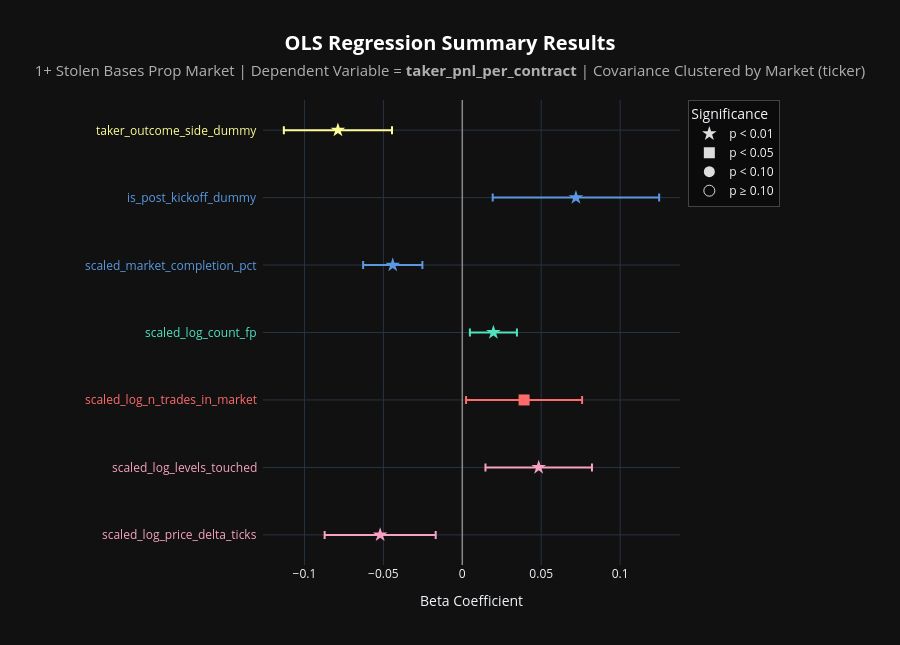

This figure's notebook cell:
### Code cell
# Regression Analysis: Taker PnL
# Note, hover for regression details

graph_regression(
    df           = stolen_bases_df,
    graph_title  = "1+ Stolen Bases",
    side         = 'taker',
    n_req_trades = 500,
    show_const   = False
)

### Figure 1 — Plotly figure (JSON) as saved in the notebook; plotly's stock layout.template omitted (floating-point values rounded to 4 significant figures)
{"data": [{"customdata": [[0.003722, 0.01794, -2.901, 6.243e-06, 0.0115, -4.525, 1.56, -0.08721, -0.01684]], "error_x": {"array": [0.03518], "color": "#F7A2C0", "type": "data", "visible": true}, "hovertemplate": "<b>Independent Variable:</b> %{y}<br><b>Beta:</b> %{x:.4f}<br><b>95% CI:</b> [%{customdata[7]:.4f}, %{customdata[8]:.4f}]<br><br><b>Clustered (by ticker):</b><br>p-value: %{customdata[0]:.4f}<br>Std Error: %{customdata[1]:.4f}<br>t-statistic: %{customdata[2]:.2f}<br><br><b>Naive (non-clustered):</b><br>p-value: %{customdata[3]:.4f}<br>Std Error: %{customdata[4]:.4f}<br>t-statistic: %{customdata[5]:.2f}<br><br><b>SE inflation (clustered / naive):</b> %{customdata[6]:.2f}x<extra></extra>", "marker": {"color": "#F7A2C0", "size": 11, "symbol": "star"}, "mode": "markers", "showlegend": false, "type": "scatter", "x": [-0.05203], "y": ["scaled_log_price_delta_ticks"]}, {"customdata": [[0.004873, 0.0172, 2.815, 4.36e-05, 0.01183, 4.093, 1.454, 0.01468, 0.08215]], "error_x": {"array": [0.03373], "color": "#F7A2C0", "type": "data", "visible": true}, "hovertemplate": "<b>Independent Variable:</b> %{y}<br><b>Beta:</b> %{x:.4f}<br><b>95% CI:</b> [%{customdata[7]:.4f}, %{customdata[8]:.4f}]<br><br><b>Clustered (by ticker):</b><br>p-value: %{customdata[0]:.4f}<br>Std Error: %{customdata[1]:.4f}<br>t-statistic: %{customdata[2]:.2f}<br><br><b>Naive (non-clustered):</b><br>p-value: %{customdata[3]:.4f}<br>Std Error: %{customdata[4]:.4f}<br>t-statistic: %{customdata[5]:.2f}<br><br><b>SE inflation (clustered / naive):</b> %{customdata[6]:.2f}x<extra></extra>", "marker": {"color": "#F7A2C0", "size": 11, "symbol": "star"}, "mode": "markers", "showlegend": false, "type": "scatter", "x": [0.04841], "y": ["scaled_log_levels_touched"]}, {"customdata": [[0.0367, 0.01873, 2.089, 2.668e-10, 0.006177, 6.337, 3.033, 0.002385, 0.07589]], "error_x": {"array": [0.03675], "color": "#FF6B6B", "type": "data", "visible": true}, "hovertemplate": "<b>Independent Variable:</b> %{y}<br><b>Beta:</b> %{x:.4f}<br><b>95% CI:</b> [%{customdata[7]:.4f}, %{customdata[8]:.4f}]<br><br><b>Clustered (by ticker):</b><br>p-value: %{customdata[0]:.4f}<br>Std Error: %{customdata[1]:.4f}<br>t-statistic: %{customdata[2]:.2f}<br><br><b>Naive (non-clustered):</b><br>p-value: %{customdata[3]:.4f}<br>Std Error: %{customdata[4]:.4f}<br>t-statistic: %{customdata[5]:.2f}<br><br><b>SE inflation (clustered / naive):</b> %{customdata[6]:.2f}x<extra></extra>", "marker": {"color": "#FF6B6B", "size": 11, "symbol": "square"}, "mode": "markers", "showlegend": false, "type": "scatter", "x": [0.03914], "y": ["scaled_log_n_trades_in_market"]}, {"customdata": [[0.009468, 0.007595, 2.595, 2.347e-05, 0.004653, 4.235, 1.632, 0.004807, 0.03461]], "error_x": {"array": [0.0149], "color": "#50E3C2", "type": "data", "visible": true}, "hovertemplate": "<b>Independent Variable:</b> %{y}<br><b>Beta:</b> %{x:.4f}<br><b>95% CI:</b> [%{customdata[7]:.4f}, %{customdata[8]:.4f}]<br><br><b>Clustered (by ticker):</b><br>p-value: %{customdata[0]:.4f}<br>Std Error: %{customdata[1]:.4f}<br>t-statistic: %{customdata[2]:.2f}<br><br><b>Naive (non-clustered):</b><br>p-value: %{customdata[3]:.4f}<br>Std Error: %{customdata[4]:.4f}<br>t-statistic: %{customdata[5]:.2f}<br><br><b>SE inflation (clustered / naive):</b> %{customdata[6]:.2f}x<extra></extra>", "marker": {"color": "#50E3C2", "size": 11, "symbol": "star"}, "mode": "markers", "showlegend": false, "type": "scatter", "x": [0.01971], "y": ["scaled_log_count_fp"]}, {"customdata": [[4.158e-06, 0.009571, -4.603, 4.474e-14, 0.005813, -7.58, 1.647, -0.06284, -0.02528]], "error_x": {"array": [0.01878], "color": "#5A99E0", "type": "data", "visible": true}, "hovertemplate": "<b>Independent Variable:</b> %{y}<br><b>Beta:</b> %{x:.4f}<br><b>95% CI:</b> [%{customdata[7]:.4f}, %{customdata[8]:.4f}]<br><br><b>Clustered (by ticker):</b><br>p-value: %{customdata[0]:.4f}<br>Std Error: %{customdata[1]:.4f}<br>t-statistic: %{customdata[2]:.2f}<br><br><b>Naive (non-clustered):</b><br>p-value: %{customdata[3]:.4f}<br>Std Error: %{customdata[4]:.4f}<br>t-statistic: %{customdata[5]:.2f}<br><br><b>SE inflation (clustered / naive):</b> %{customdata[6]:.2f}x<extra></extra>", "marker": {"color": "#5A99E0", "size": 11, "symbol": "star"}, "mode": "markers", "showlegend": false, "type": "scatter", "x": [-0.04406], "y": ["scaled_market_completion_pct"]}, {"customdata": [[0.007391, 0.02688, 2.679, 3.239e-06, 0.01544, 4.663, 1.741, 0.01927, 0.1247]], "error_x": {"array": [0.05272], "color": "#5A99E0", "type": "data", "visible": true}, "hovertemplate": "<b>Independent Variable:</b> %{y}<br><b>Beta:</b> %{x:.4f}<br><b>95% CI:</b> [%{customdata[7]:.4f}, %{customdata[8]:.4f}]<br><br><b>Clustered (by ticker):</b><br>p-value: %{customdata[0]:.4f}<br>Std Error: %{customdata[1]:.4f}<br>t-statistic: %{customdata[2]:.2f}<br><br><b>Naive (non-clustered):</b><br>p-value: %{customdata[3]:.4f}<br>Std Error: %{customdata[4]:.4f}<br>t-statistic: %{customdata[5]:.2f}<br><br><b>SE inflation (clustered / naive):</b> %{customdata[6]:.2f}x<extra></extra>", "marker": {"color": "#5A99E0", "size": 11, "symbol": "star"}, "mode": "markers", "showlegend": false, "type": "scatter", "x": [0.07199], "y": ["is_post_kickoff_dummy"]}, {"customdata": [[6.429e-06, 0.01746, -4.512, 1.585e-12, 0.01111, -7.094, 1.572, -0.1131, -0.04453]], "error_x": {"array": [0.03426], "color": "#FDFD96", "type": "data", "visible": true}, "hovertemplate": "<b>Independent Variable:</b> %{y}<br><b>Beta:</b> %{x:.4f}<br><b>95% CI:</b> [%{customdata[7]:.4f}, %{customdata[8]:.4f}]<br><br><b>Clustered (by ticker):</b><br>p-value: %{customdata[0]:.4f}<br>Std Error: %{customdata[1]:.4f}<br>t-statistic: %{customdata[2]:.2f}<br><br><b>Naive (non-clustered):</b><br>p-value: %{customdata[3]:.4f}<br>Std Error: %{customdata[4]:.4f}<br>t-statistic: %{customdata[5]:.2f}<br><br><b>SE inflation (clustered / naive):</b> %{customdata[6]:.2f}x<extra></extra>", "marker": {"color": "#FDFD96", "size": 11, "symbol": "star"}, "mode": "markers", "showlegend": false, "type": "scatter", "x": [-0.0788], "y": ["taker_outcome_side_dummy"]}, {"hoverinfo": "skip", "marker": {"color": "#dddddd", "size": 11, "symbol": "star"}, "mode": "markers", "name": "p < 0.01", "showlegend": true, "type": "scatter", "x": [null], "y": [null]}, {"hoverinfo": "skip", "marker": {"color": "#dddddd", "size": 11, "symbol": "square"}, "mode": "markers", "name": "p < 0.05", "showlegend": true, "type": "scatter", "x": [null], "y": [null]}, {"hoverinfo": "skip", "marker": {"color": "#dddddd", "size": 11, "symbol": "circle"}, "mode": "markers", "name": "p < 0.10", "showlegend": true, "type": "scatter", "x": [null], "y": [null]}, {"hoverinfo": "skip", "marker": {"color": "#dddddd", "size": 11, "symbol": "circle-open"}, "mode": "markers", "name": "p ≥ 0.10", "showlegend": true, "type": "scatter", "x": [null], "y": [null]}], "layout": {"annotations": [{"font": {"color": "#F7A2C0", "size": 12}, "showarrow": false, "text": "scaled_log_price_delta_ticks", "x": -0.01, "xanchor": "right", "xref": "paper", "y": "scaled_log_price_delta_ticks", "yanchor": "middle", "yref": "y"}, {"font": {"color": "#F7A2C0", "size": 12}, "showarrow": false, "text": "scaled_log_levels_touched", "x": -0.01, "xanchor": "right", "xref": "paper", "y": "scaled_log_levels_touched", "yanchor": "middle", "yref": "y"}, {"font": {"color": "#FF6B6B", "size": 12}, "showarrow": false, "text": "scaled_log_n_trades_in_market", "x": -0.01, "xanchor": "right", "xref": "paper", "y": "scaled_log_n_trades_in_market", "yanchor": "middle", "yref": "y"}, {"font": {"color": "#50E3C2", "size": 12}, "showarrow": false, "text": "scaled_log_count_fp", "x": -0.01, "xanchor": "right", "xref": "paper", "y": "scaled_log_count_fp", "yanchor": "middle", "yref": "y"}, {"font": {"color": "#5A99E0", "size": 12}, "showarrow": false, "text": "scaled_market_completion_pct", "x": -0.01, "xanchor": "right", "xref": "paper", "y": "scaled_market_completion_pct", "yanchor": "middle", "yref": "y"}, {"font": {"color": "#5A99E0", "size": 12}, "showarrow": false, "text": "is_post_kickoff_dummy", "x": -0.01, "xanchor": "right", "xref": "paper", "y": "is_post_kickoff_dummy", "yanchor": "middle", "yref": "y"}, {"font": {"color": "#FDFD96", "size": 12}, "showarrow": false, "text": "taker_outcome_side_dummy", "x": -0.01, "xanchor": "right", "xref": "paper", "y": "taker_outcome_side_dummy", "yanchor": "middle", "yref": "y"}], "height": 645, "legend": {"bgcolor": "rgba(0,0,0,0.35)", "bordercolor": "#444444", "borderwidth": 1, "title": {"text": "Significance"}, "x": 1.02, "xanchor": "left", "y": 1, "yanchor": "top"}, "margin": {"l": 263, "r": 220}, "paper_bgcolor": "#111111", "plot_bgcolor": "#111111", "title": {"font": {"color": "#ffffff", "size": 20}, "text": "<b>OLS Regression Summary Results</b><br><span style='font-size: 15px; color: #b0b0b0;'>1+ Stolen Bases Prop Market | Dependent Variable = <b>taker_pnl_per_contract</b> | Covariance Clustered by Market (ticker)</span>", "x": 0.5, "xanchor": "center"}, "xaxis": {"title": {"text": "Beta Coefficient"}, "zeroline": true, "zerolinecolor": "#888888", "zerolinewidth": 1.5}, "yaxis": {"showticklabels": false, "title": {}}}}
